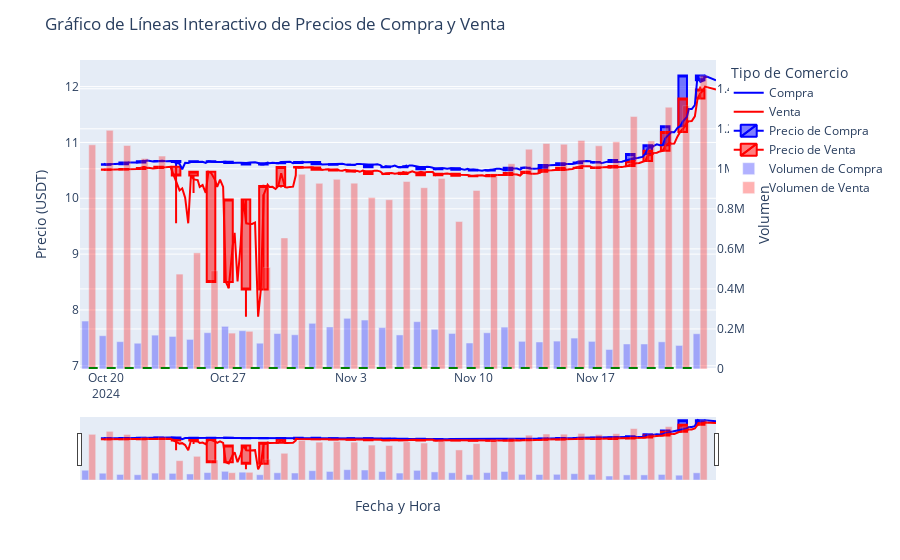

Notebook code cell kept with this figure:
### Markdown cell above
## Row {.full}

### Code cell
# Crear el gráfico de líneas interactivo
fig = px.line()

# Añadir datos de compra (mínimo precio)
fig.add_scatter(x=buy_df['timestamp'], y=buy_df['price'], mode='lines', name='Compra', line=dict(color='blue'))

# Añadir datos de venta (máximo precio)
fig.add_scatter(x=sell_df['timestamp'], y=sell_df['price'], mode='lines', name='Venta', line=dict(color='red'))

# Añadir el gráfico de velas para compra
fig.add_trace(go.Candlestick(
    x=buy_ohlc_df['timestamp'],
    open=buy_ohlc_df['open'],
    high=buy_ohlc_df['high'],
    low=buy_ohlc_df['low'],
    close=buy_ohlc_df['close'],
    name='Precio de Compra',
    increasing_line_color='blue',
    decreasing_line_color='blue'
))

# Añadir el gráfico de velas para venta
fig.add_trace(go.Candlestick(
    x=sell_ohlc_df['timestamp'],
    open=sell_ohlc_df['open'],
    high=sell_ohlc_df['high'],
    low=sell_ohlc_df['low'],
    close=sell_ohlc_df['close'],
    name='Precio de Venta',
    increasing_line_color='red',
    decreasing_line_color='red'
))

# Añadir el volumen de compra
fig.add_trace(go.Bar(
    x=buy_ohlc_df['timestamp'],
    y=buy_ohlc_df['volume'],
    name='Volumen de Compra',
    marker_color='blue',
    opacity=0.3,
    yaxis='y2'
))

# Añadir el volumen de venta
fig.add_trace(go.Bar(
    x=sell_ohlc_df['timestamp'],
    y=sell_ohlc_df['volume'],
    name='Volumen de Venta',
    marker_color='red',
    opacity=0.3,
    yaxis='y2'
))

# Añadir una línea fija en el valor 6.96
fig.add_shape(
    type="line",
    x0=buy_ohlc_df['timestamp'].min(),
    y0=6.96,
    x1=buy_ohlc_df['timestamp'].max(),
    y1=6.96,
    line=dict(
        color="green",
        width=2,
        dash="dash",
    ),
    name='Línea Fija 6.96'
)

# Configurar el diseño del gráfico
fig.update_layout(
    title='Gráfico de Líneas Interactivo de Precios de Compra y Venta',
    xaxis_title='Fecha y Hora',
    yaxis_title='Precio (USDT)',
    legend_title='Tipo de Comercio',
    autosize=True,
    yaxis2=dict(
        title='Volumen',
        overlaying='y',
        side='right'
    )
)


# Mostrar el gráfico
fig.show()

### Figure 1 — Plotly figure (JSON) as saved in the notebook; plotly's stock layout.template omitted (floating-point values rounded to 4 significant figures; data arrays with more than 128 entries replaced by an {"elided": "..."} marker saying what was removed)
{"data": [{"hovertemplate": "<extra></extra>", "legendgroup": "", "line": {"color": "#636efa", "dash": "solid"}, "marker": {"symbol": "circle"}, "mode": "lines", "name": "", "orientation": "v", "showlegend": false, "type": "scatter", "xaxis": "x", "yaxis": "y"}, {"line": {"color": "blue"}, "mode": "lines", "name": "Compra", "type": "scatter", "x": {"elided": "205 str values"}, "y": {"elided": "205 float values"}}, {"line": {"color": "red"}, "mode": "lines", "name": "Venta", "type": "scatter", "x": {"elided": "205 str values"}, "y": {"elided": "205 float values"}}, {"close": [10.6, 10.61, 10.64, 10.66, 10.67, 10.65, 10.66, 10.65, 10.63, 10.61, 10.63, 10.63, 10.65, 10.61, 10.6, 10.6, 10.56, 10.55, 10.56, 10.52, 10.54, 10.51, 10.5, 10.5, 10.55, 10.55, 10.6, 10.63, 10.64, 10.65, 10.69, 10.79, 10.95, 11.29, 12.2, 12.11], "decreasing": {"line": {"color": "blue"}}, "high": [10.62, 10.61, 10.64, 10.68, 10.67, 10.65, 10.66, 10.66, 10.64, 10.65, 10.64, 10.66, 10.66, 10.62, 10.62, 10.62, 10.61, 10.59, 10.59, 10.56, 10.54, 10.53, 10.52, 10.53, 10.55, 10.55, 10.6, 10.63, 10.67, 10.66, 10.69, 10.79, 10.97, 11.29, 12.2, 12.19], "increasing": {"line": {"color": "blue"}}, "low": [10.6, 10.61, 10.62, 10.66, 10.66, 10.52, 10.63, 10.65, 10.63, 10.61, 10.61, 10.63, 10.64, 10.61, 10.6, 10.6, 10.56, 10.55, 10.56, 10.52, 10.53, 10.51, 10.49, 10.5, 10.51, 10.53, 10.58, 10.61, 10.64, 10.63, 10.65, 10.7, 10.9, 11.08, 11.38, 12.09], "name": "Precio de Compra", "open": [null, 10.6, 10.61, 10.64, 10.66, 10.67, 10.65, 10.66, 10.65, 10.63, 10.61, 10.63, 10.63, 10.65, 10.61, 10.6, 10.6, 10.56, 10.55, 10.56, 10.52, 10.54, 10.51, 10.5, 10.5, 10.55, 10.55, 10.6, 10.63, 10.64, 10.65, 10.69, 10.79, 10.95, 11.29, 12.2], "type": "candlestick", "x": ["2024-10-19", "2024-10-20", "2024-10-21", "2024-10-22", "2024-10-23", "2024-10-24", "2024-10-25", "2024-10-26", "2024-10-27", "2024-10-28", "2024-10-29", "2024-10-30", "2024-10-31", "2024-11-01", "2024-11-02", "2024-11-03", "2024-11-04", "2024-11-05", "2024-11-06", "2024-11-07", "2024-11-08", "2024-11-09", "2024-11-10", "2024-11-11", "2024-11-12", "2024-11-13", "2024-11-14", "2024-11-15", "2024-11-16", "2024-11-17", "2024-11-18", "2024-11-19", "2024-11-20", "2024-11-21", "2024-11-22", "2024-11-23"]}, {"close": [10.51, 10.51, 10.52, 10.54, 10.56, 10.41, 10.48, 8.5, 9.98, 8.368, 10.22, 10.56, 10.55, 10.51, 10.5, 10.48, 10.43, 10.43, 10.46, 10.41, 10.44, 10.41, 10.4, 10.42, 10.45, 10.48, 10.51, 10.55, 10.54, 10.55, 10.58, 10.67, 10.85, 11.19, 11.79, 11.95], "decreasing": {"line": {"color": "red"}}, "high": [10.51, 10.52, 10.52, 10.56, 10.56, 10.41, 10.48, 10.45, 9.98, 9.565, 10.24, 10.56, 10.56, 10.53, 10.52, 10.5, 10.5, 10.45, 10.48, 10.48, 10.45, 10.44, 10.41, 10.42, 10.45, 10.48, 10.51, 10.55, 10.58, 10.57, 10.58, 10.67, 10.85, 11.19, 11.79, 12], "increasing": {"line": {"color": "red"}}, "low": [10.51, 10.51, 10.52, 10.53, 10.54, 9.552, 10.1, 8.5, 8.39, 7.88, 10.07, 10.19, 10.55, 10.51, 10.49, 10.47, 10.43, 10.43, 10.45, 10.41, 10.43, 10.41, 10.4, 10.4, 10.41, 10.44, 10.49, 10.51, 10.54, 10.55, 10.55, 10.61, 10.77, 10.94, 11.25, 11.89], "name": "Precio de Venta", "open": [null, 10.51, 10.51, 10.52, 10.54, 10.56, 10.41, 10.48, 8.5, 9.98, 8.368, 10.22, 10.56, 10.55, 10.51, 10.5, 10.48, 10.43, 10.43, 10.46, 10.41, 10.44, 10.41, 10.4, 10.42, 10.45, 10.48, 10.51, 10.55, 10.54, 10.55, 10.58, 10.67, 10.85, 11.19, 11.79], "type": "candlestick", "x": ["2024-10-19", "2024-10-20", "2024-10-21", "2024-10-22", "2024-10-23", "2024-10-24", "2024-10-25", "2024-10-26", "2024-10-27", "2024-10-28", "2024-10-29", "2024-10-30", "2024-10-31", "2024-11-01", "2024-11-02", "2024-11-03", "2024-11-04", "2024-11-05", "2024-11-06", "2024-11-07", "2024-11-08", "2024-11-09", "2024-11-10", "2024-11-11", "2024-11-12", "2024-11-13", "2024-11-14", "2024-11-15", "2024-11-16", "2024-11-17", "2024-11-18", "2024-11-19", "2024-11-20", "2024-11-21", "2024-11-22", "2024-11-23"]}, {"marker": {"color": "blue"}, "name": "Volumen de Compra", "opacity": 0.3, "type": "bar", "x": ["2024-10-19", "2024-10-20", "2024-10-21", "2024-10-22", "2024-10-23", "2024-10-24", "2024-10-25", "2024-10-26", "2024-10-27", "2024-10-28", "2024-10-29", "2024-10-30", "2024-10-31", "2024-11-01", "2024-11-02", "2024-11-03", "2024-11-04", "2024-11-05", "2024-11-06", "2024-11-07", "2024-11-08", "2024-11-09", "2024-11-10", "2024-11-11", "2024-11-12", "2024-11-13", "2024-11-14", "2024-11-15", "2024-11-16", "2024-11-17", "2024-11-18", "2024-11-19", "2024-11-20", "2024-11-21", "2024-11-22", "2024-11-23"], "y": [239600.0, 166300.0, 136600.0, 128700.0, 169200.0, 162700.0, 147900.0, 181400.0, 213000.0, 191200.0, 128900.0, 177100.0, 170900.0, 228300.0, 209900.0, 253200.0, 244500.0, 207000.0, 170100.0, 236500.0, 198500.0, 177600.0, 129800.0, 181000.0, 209100.0, 138200.0, 134900.0, 139400.0, 154400.0, 138000.0, 97460.0, 125000.0, 124900.0, 135800.0, 117800.0, 176100.0], "yaxis": "y2"}, {"marker": {"color": "red"}, "name": "Volumen de Venta", "opacity": 0.3, "type": "bar", "x": ["2024-10-19", "2024-10-20", "2024-10-21", "2024-10-22", "2024-10-23", "2024-10-24", "2024-10-25", "2024-10-26", "2024-10-27", "2024-10-28", "2024-10-29", "2024-10-30", "2024-10-31", "2024-11-01", "2024-11-02", "2024-11-03", "2024-11-04", "2024-11-05", "2024-11-06", "2024-11-07", "2024-11-08", "2024-11-09", "2024-11-10", "2024-11-11", "2024-11-12", "2024-11-13", "2024-11-14", "2024-11-15", "2024-11-16", "2024-11-17", "2024-11-18", "2024-11-19", "2024-11-20", "2024-11-21", "2024-11-22", "2024-11-23"], "y": [1120000.0, 1192000.0, 1117000.0, 1052000.0, 1064000.0, 474100.0, 580300.0, 490800.0, 179300.0, 188300.0, 507500.0, 654800.0, 972800.0, 927500.0, 947600.0, 928500.0, 856200.0, 845500.0, 936600.0, 905800.0, 952200.0, 736600.0, 892100.0, 974800.0, 1025000.0, 1098000.0, 1127000.0, 1123000.0, 1142000.0, 1115000.0, 1135000.0, 1261000.0, 1139000.0, 1308000.0, 1315000.0, 1466000.0], "yaxis": "y2"}], "layout": {"autosize": true, "legend": {"title": {"text": "Tipo de Comercio"}, "tracegroupgap": 0}, "margin": {"t": 60}, "shapes": [{"line": {"color": "green", "dash": "dash", "width": 2}, "name": "Línea Fija 6.96", "type": "line", "x0": "2024-10-19", "x1": "2024-11-23", "y0": 6.96, "y1": 6.96}], "title": {"text": "Gráfico de Líneas Interactivo de Precios de Compra y Venta"}, "xaxis": {"anchor": "y", "domain": [0, 1], "title": {"text": "Fecha y Hora"}}, "yaxis": {"anchor": "x", "domain": [0, 1], "title": {"text": "Precio (USDT)"}}, "yaxis2": {"overlaying": "y", "side": "right", "title": {"text": "Volumen"}}}}
